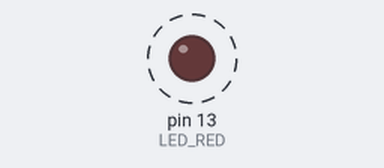
This sketch was run on a simulated Arduino Uno, built with avr-gcc and run on an emulated ATmega328P. Parts: output pins drawn as LEDs (lit = HIGH). Dashed ring = blinking.

Above: at 0.5 s.
Timing chart, 0 to 4.6 s (numbered marks = the images above):
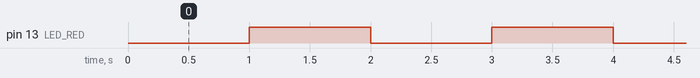

The sketch:

PseudoMultitask.ino
```cpp
class PseudoMultitask
{
private:
    unsigned long _lastTime;
    unsigned long _onTime;
    unsigned long _offTime;
    void *_task;

public:
    PseudoMultitask();
    PseudoMultitask(unsigned long Interval, void (*f)())
    {
        setInterval(Interval);
        setTask(f);
    }
    PseudoMultitask(unsigned long onTime, unsigned long offTime, void (*f)())
    {
        setTiming(onTime, offTime);
        setTask(f);
    }
    ~PseudoMultitask();
    void setTiming(unsigned long onTime, unsigned long offTime)
    {
        _onTime = onTime;
        _offTime = offTime;
        _lastTime = millis();
    }
    void setInterval(unsigned long Interval)
    {
        setTiming(Interval, Interval);
    }
    void setTask(void (*f)())
    {
        _task = f;
    }
};

#define LED_RED 13
const unsigned long interval = 1000;
unsigned long previousTime = 0;
int ledState = LOW;
void setup()
{
    pinMode(LED_RED, OUTPUT);
}
void loop()
{
    unsigned long currentTime = millis();
    if (currentTime - previousTime >= interval)
    {
        // Update the timing for the next time around
        previousTime = currentTime;
        // Action Code
        ledState = !ledState; // change it’s state. ! means ”not” logically
        digitalWrite(LED_RED, ledState);
    }
}
```

Measured:
- by itself, pin 13 (LED_RED): alternates HIGH for 1.0 s and LOW for 1.0 s
